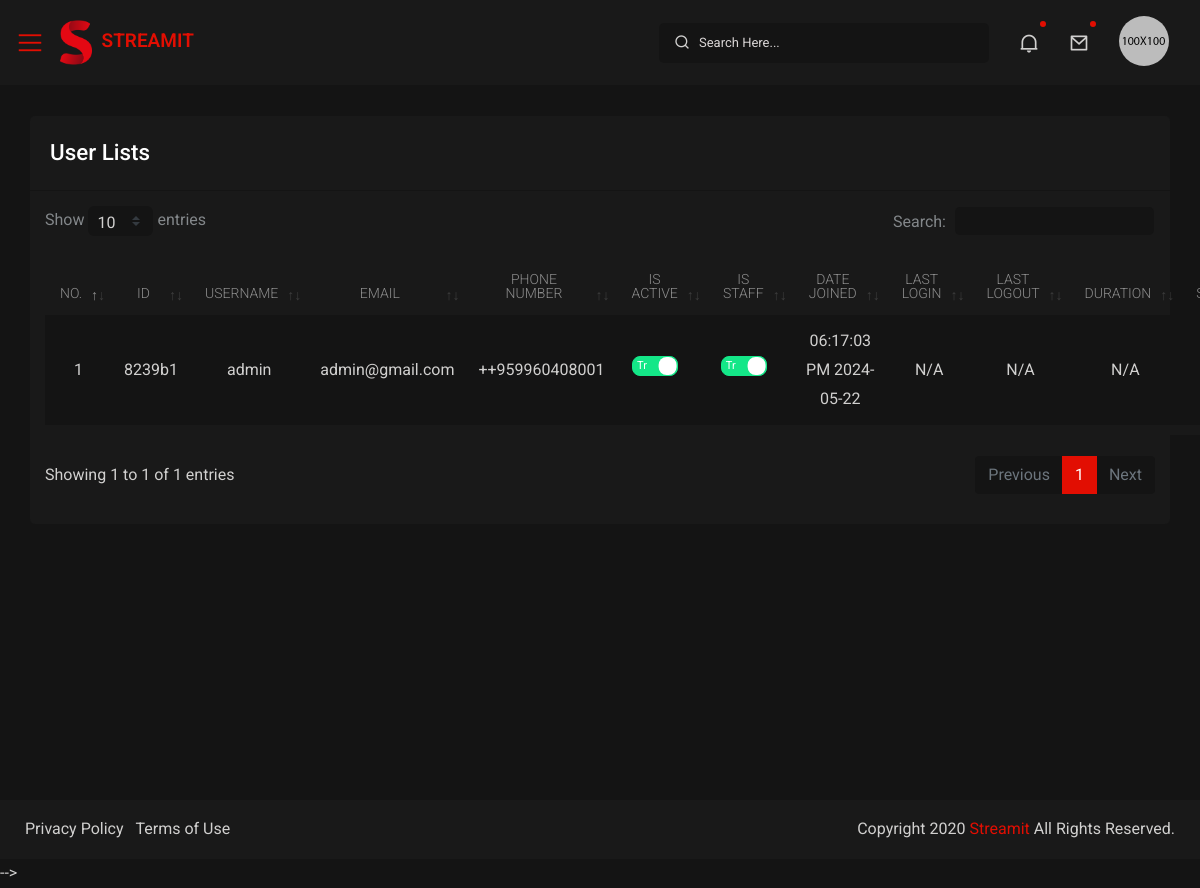
/myadmin/users/, run on an earlier commit of the app's database.
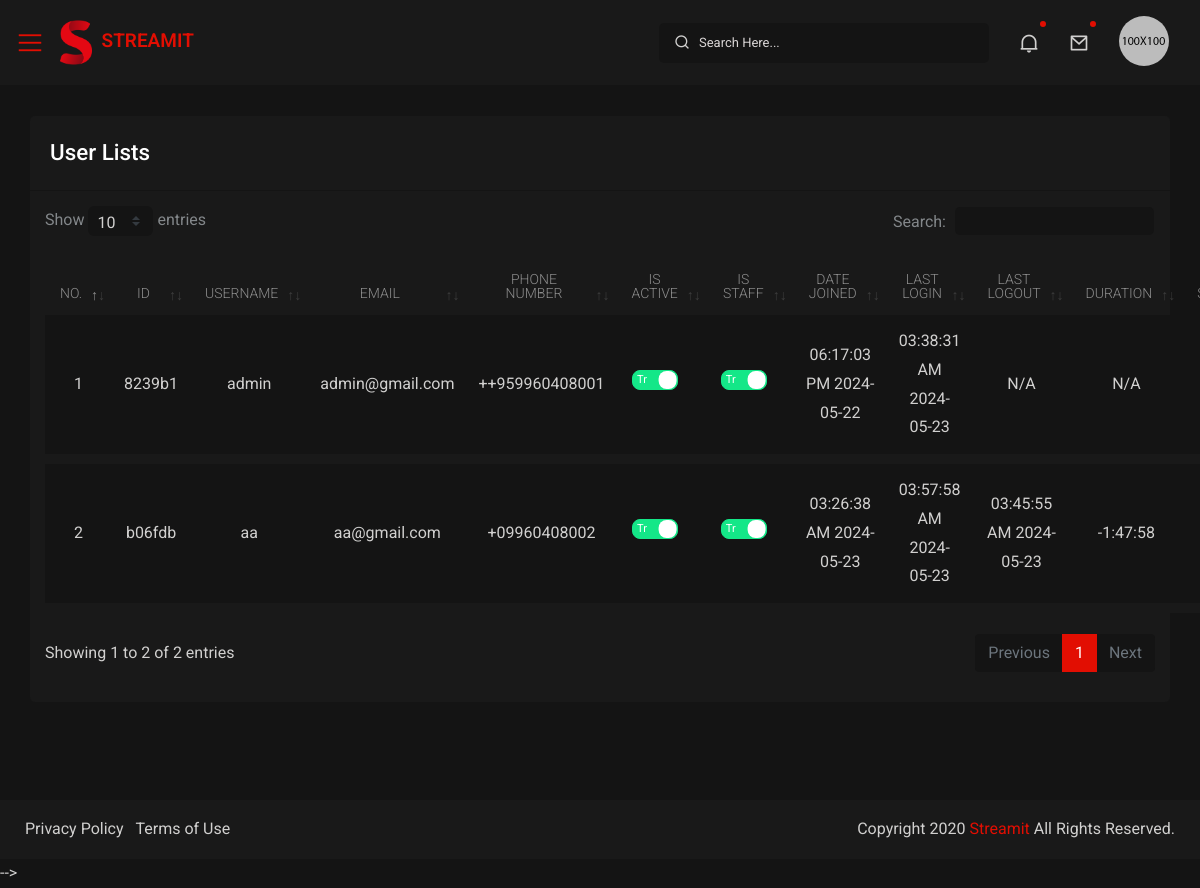
And on a later commit of the database.
### users/models.py (models this page shows, shortened)
class CustomUser(AbstractBaseUser, PermissionsMixin):
    id = models.UUIDField(primary_key=True, default=uuid.uuid4, editable=False)
    username = models.CharField(max_length=255, unique=True)
    email = models.EmailField(unique=True)
    phone_number = models.CharField(max_length=15, unique=True)
    is_active = models.BooleanField(default=True)
    is_staff = models.BooleanField(default=False)
    date_joined = models.DateTimeField(auto_now_add=True)
    last_login = models.DateTimeField(null=True, blank=True)
    last_activity = models.DateTimeField(null=True, blank=True)
    last_logout = models.DateTimeField(null=True, blank=True)
    objects = CustomUserManager()
    USERNAME_FIELD = 'username'
    REQUIRED_FIELDS = ['email', 'phone_number']
    @property
    def formatted_phone_number(self):
        if self.phone_number:
            return f'+{self.phone_number}'
        return "N/A"
    @property
    def get_status(self):
        if self.last_activity:
            delta = timezone.now() - self.last_activity
            if delta.total_seconds() < 300:  # Considered online if active within the last 5 minutes
                return "Online"
        return "Offline"
    @property
    def get_duration(self):
        if self.last_logout and self.last_login:
            duration = self.last_logout - self.last_login
            total_seconds = int(duration.total_seconds())
            hours, remainder = divmod(total_seconds, 3600)
            minutes, seconds = divmod(remainder, 60)
            return f'{hours}:{minutes:02}:{seconds:02}'
        return "N/A"
    @property
    def formatted_date_joined(self):
        if self.date_joined:
            return self.date_joined.strftime("%I:%M:%S %p %Y-%m-%d")
        return "N/A"
    @property
    def formatted_last_login(self):
        if self.last_login:
            return self.last_login.strftime("%I:%M:%S %p %Y-%m-%d")
        return "N/A"
    @property
    def formatted_last_logout(self):
        if self.last_logout:
            return self.last_logout.strftime("%I:%M:%S %p %Y-%m-%d")
        return "N/A"

### myadmin/views.py (the view)
# urls.py: path('users/', user_list, name='user_list'),
def user_list(request):
    CustomUser = get_user_model()
    users = CustomUser.objects.all()
    return render(request, 'user_list.html', {'users': users})

### myadmin/templates/user_list.html (shortened to what this page needs)
{% extends 'admin_base.html' %}
{% block body %}
{% load static %}
<div id="content-page" class="content-page">
    <div class="container-fluid">
        <div class="row">
            <div class="col-sm-12">
                <div class="iq-card">
                    <div class="iq-card-header d-flex justify-content-between">
                        <div class="iq-header-title">
                            <h4 class="card-title">User Lists</h4>
                        </div>
                    </div>
                    <div class="iq-card-body">
                        <div class="table-view">
                            <table class="data-tables table movie_table" style="width:100%">
                                <thead>
                                    <tr>
                                        <th style="width: 5%;">No.</th>
                                        <th style="width: 5%;">ID</th>
                                        <th style="width: 10%;">Username</th>
                                        <th style="width: 10%;">Email</th>
                                        <th style="width: 10%;">Phone Number</th>
                                        <th style="width: 10%;">Is Active</th>
                                        <th style="width: 10%;">Is Staff</th>
                                        <th style="width: 10%;">Date Joined</th>
                                        <th style="width: 10%;">Last Login</th>
                                        <th style="width: 10%;">Last Logout</th>
                                        <th style="width: 10%;">Duration</th>
                                        <th style="width: 10%;">Status</th>
                                    </tr>
                                </thead>
                                <tbody>
                                    {% for user in users %}
                                    <tr id="user-row-{{ user.id }}">
                                        <td>{{ forloop.counter }}</td>
                                        <td>{{ user.id|stringformat:"s"|slice:":6" }}</td>
                                        <td>{{ user.username }}</td>
                                        <td>{{ user.email }}</td>
                                        <td>{{ user.formatted_phone_number }}</td>
                                        <td>
                                            <div class="custom-control custom-switch custom-switch-text custom-switch-color custom-control-inline">
                                                <div class="custom-switch-inner">
                                                </div>
                                            </div>
                                        </td>
                                        <td>
                                            <div class="custom-control custom-switch custom-switch-text custom-switch-color custom-control-inline">
                                                <div class="custom-switch-inner">
                                                </div>
                                            </div>
                                        </td>
                                        <td>{{ user.formatted_date_joined }}</td>
                                        <td>{{ user.formatted_last_login }}</td>
                                        <td>{{ user.formatted_last_logout }}</td>
                                        <td>{{ user.get_duration }}</td>
                                        <td>{{ user.get_status }}</td>
                                    </tr>
                                    {% endfor %}
                                </tbody>
                            </table>
                        </div>
                    </div>
                </div>
            </div>
        </div>
    </div>
</div>
{% endblock %}

### templates/admin_base.html (shortened to what this page needs)
<!DOCTYPE html>
{% load static %}
<head>
    <link rel="stylesheet" href="{% static 'assets/css/bootstrap.min.css' %}">
    <link rel="stylesheet" href="{% static 'assets/css/dataTables.bootstrap4.min.css' %}">
    <link rel="stylesheet" href="{% static 'assets/css/typography.css' %}">
    <link rel="stylesheet" href="{% static 'assets/css/style.css' %}">
    <link rel="stylesheet" href="{% static 'assets/css/responsive.css' %}">
    <link rel="stylesheet" href="https://cdnjs.cloudflare.com/ajax/libs/font-awesome/5.15.1/css/all.min.css">
</head>
<body>
    <div class="wrapper">
        {% include 'admin_header.html' %}
        {% block body %}{% endblock %}
    </div>
</body>
</html>

### templates/admin_header.html (shortened to what this page needs)
<div class="iq-top-navbar">
    <div class="iq-navbar-custom">
       <nav class="navbar navbar-expand-lg navbar-light p-0">
          <div class="iq-menu-bt d-flex align-items-center">
             <div class="wrapper-menu">
                <div class="main-circle"><i class="las la-bars"></i></div>
             </div>
             <div class="iq-navbar-logo d-flex justify-content-between">
                <a href="index.html" class="header-logo">
                   <img src="../assets/images/logo.png" class="img-fluid rounded-normal" alt="">
                   <div class="logo-title">
                      <span class="text-primary text-uppercase">Streamit</span>
                   </div>
                </a>
             </div>
          </div>
          <div class="iq-search-bar ml-auto">
             <form action="#" class="searchbox">
                <input type="text" class="text search-input" placeholder="Search Here...">
                <a class="search-link" href="#"><i class="ri-search-line"></i></a>
             </form>
          </div>
          <div class="collapse navbar-collapse" id="navbarSupportedContent">
             <ul class="navbar-nav ml-auto navbar-list">
                <li class="nav-item nav-icon">
                   <a href="#" class="search-toggle iq-waves-effect text-gray rounded">
                      <i class="ri-notification-2-line"></i>
                      <span class="bg-primary dots"></span>
                   </a>
                </li>
                <li class="nav-item nav-icon dropdown">
                   <a href="#" class="search-toggle iq-waves-effect text-gray rounded">
                      <i class="ri-mail-line"></i>
                      <span class="bg-primary dots"></span>
                   </a>
                </li>
                <li class="line-height pt-3">
                   <a href="#" class="search-toggle iq-waves-effect d-flex align-items-center">
                      <img src="../assets/images/user/1.jpg" class="img-fluid rounded-circle mr-3" alt="user">
                   </a>
                </li>
             </ul>
          </div>
       </nav>
    </div>
 </div>

### templates/admin_footer.html
<footer class="iq-footer">
    <div class="container-fluid">
       <div class="row">
          <div class="col-lg-6">
             <ul class="list-inline mb-0">
                <li class="list-inline-item"><a href="privacy-policy.html">Privacy Policy</a></li>
                <li class="list-inline-item"><a href="terms-of-service.html">Terms of Use</a></li>
             </ul>
          </div>
          <div class="col-lg-6 text-right">
             Copyright 2020 <a href="#">Streamit</a> All Rights Reserved.
          </div>
       </div>
    </div>
 </footer>

### static/assets/css/typography.css (style rules this page uses)
body { font-family: 'Roboto', sans-serif; font-weight: 400; font-style: normal; font-size: 16px; line-height: 1.8; padding: 0; margin: 0; color: var(--iq-body-text); background: var(--iq-body-bg); }
h1, h2, h3, h4, h5, h6 { font-family: 'Roboto', sans-serif; font-weight: 500; margin: 0px; line-height: 1.5; color: var(--iq-title-text); }
h4 { font-size: 1.400em; }
.table td, .table th { vertical-align: middle; }
.table thead th { border-bottom: 2px solid var(--iq-body-bg); }
.table td, .table th { border-top: 1px solid var(--iq-body-bg); }
.rounded { border-radius: 5px !important; }
.rounded-circle { border-radius: 50% !important; }
.bg-primary, .badge-primary { color: var(--iq-white); background: var(--iq-primary) !important; }
.text-primary { color: var(--iq-primary) !important; }
.text-gray { color: var(--iq-body-text) !important; }
.line-height { line-height: normal !important; }
.iq-card { background: var(--iq-light-card); -webkit-border-radius: 5px; -moz-border-radius: 5px; border-radius: 5px; margin-bottom: 30px; border: none; }
.iq-card-body { padding: 15px; }
.iq-card .iq-card-header, .iq-card-transparent .iq-card-header { padding: 20px; margin-bottom: 0; -ms-flex-align: center !important; align-items: center !important; border-bottom: 1px solid rgb(20 20 20); }
.iq-card .iq-card-header .iq-header-title .card-title, .iq-card-transparent .iq-card-header .iq-header-title .card-title { margin-bottom: 0; }

### static/assets/css/responsive.css (style rules this page uses)
@media (max-width:1699px) { .iq-search-bar .searchbox { width: 330px; } }
@media (max-width:1299px) { .iq-top-navbar .iq-navbar-custom .iq-menu-bt { display: block; } }
@media (max-width:1299px) { .content-page, body.sidebar-main .content-page { margin-left: 0; padding: 116px 15px 0; } }
@media (max-width:1299px) { .iq-top-navbar, body.sidebar-main .iq-top-navbar { width: auto; left: 0; right: 0; padding-left: 15px; } }
@media (max-width:1299px) { .iq-footer, body.sidebar-main .iq-footer { padding: 15px 10px; margin-left: 0; width: 100%; } }
@media (max-width:1299px) { .iq-navbar-logo { padding: 0; } }

What changed in the data, as far as the page shows it:
changed CustomUser "admin": formatted_last_login "N/A" → "03:38:31 AM 2024-05-23"
added CustomUser: id "b06fdb", username "aa", email "aa@gmail.com", formatted_phone_number "+09960408002", formatted_date_joined "03:26:38 AM 2024-05-23", formatted_last_login "03:57:58 AM 2024-05-23", formatted_last_logout "03:45:55 AM 2024-05-23", get_duration "-1:47:58"
Also different on the page:
text written by a page script: "Show entries Search: Showing 1 to 1 of 1 entries Previous 1 Next" → "Show entries Search: Showing 1 to 2 of 2 entries Previous 1 Next"
